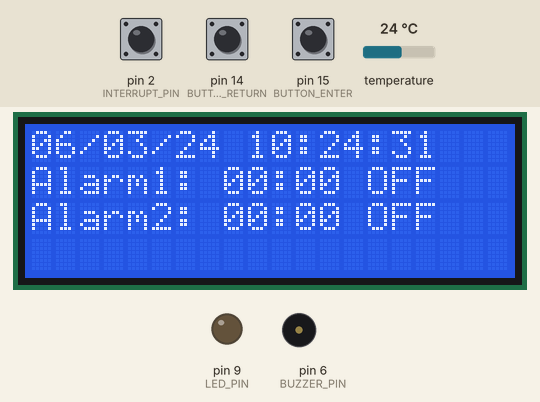
Simulated run of this sketch. Board: Arduino Uno, built with avr-gcc and run on an emulated ATmega328P. On the bench: 20×4 character LCD, output pins drawn as LEDs (lit = HIGH), buzzer (waves = sounding). Wiring (inferred from the names in the program): DS3231 clock at I2C address 0x68. Dashed ring = blinking. Inputs (shaded band) come from the test bench; at power-on: pin 2 (INTERRUPT_PIN) HIGH, pin 14 (BUTTON_RETURN) LOW, pin 15 (BUTTON_ENTER) LOW, temperature 24 °C. The local clock reads 2024-03-15 10:24:30 at power-on unless the sketch sets it; what the sketch prints to the serial monitor is not drawn.

Above: at 1.6 s.
1.7 s: pin 2 (INTERRUPT_PIN) pulled LOW for 1.35 s
At 2.05 s:
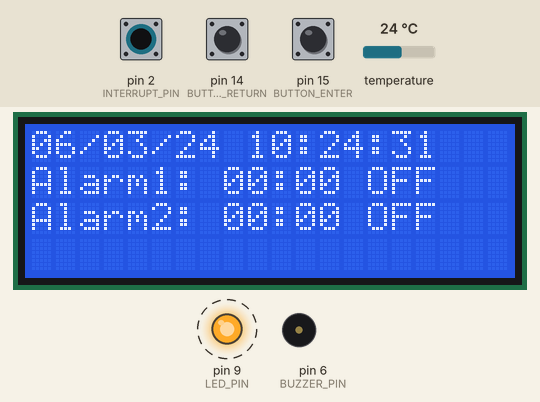
4.5 s: pin 14 (BUTTON_RETURN) pulled HIGH for 1.35 s
At 4.62 s:
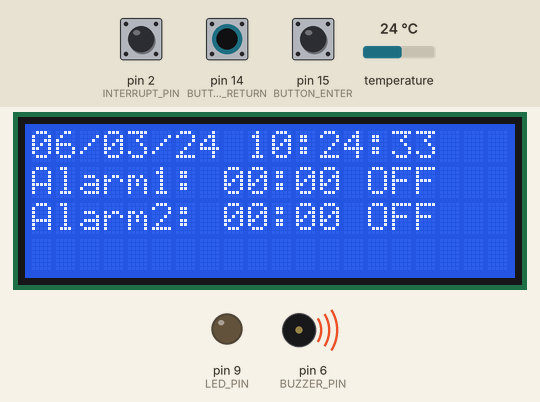
8.3 s: pin 2 (INTERRUPT_PIN) pulled LOW for 1.35 s
At 9.3 s:
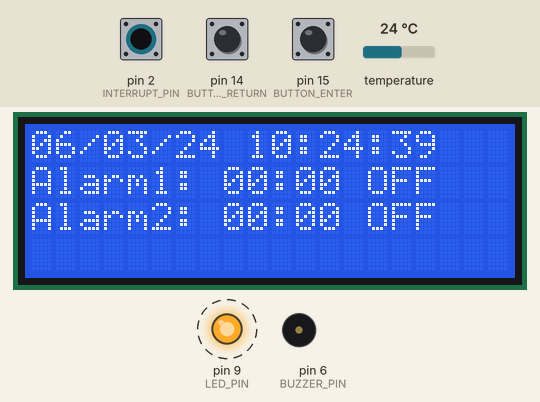
12.0 s: pin 14 (BUTTON_RETURN) pulled HIGH for 1.35 s
At 13.6 s:
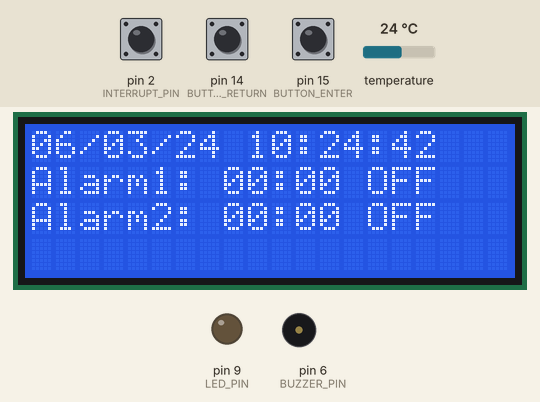
Timing chart, 0 to 15.1 s (numbered marks = the images above; inputs shaded):
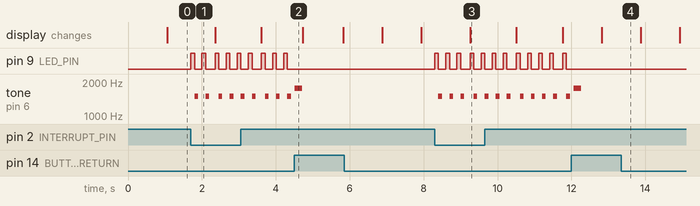

The sketch:

simple_rtc_alarm.ino
```cpp
#include <Wire.h>
#include <LiquidCrystal_I2C.h>

// Define the I2C address of the LCD display
#define LCD_ADDRESS 0X27

// Define the I2C address of the RTC module
#define RTC_ADDRESS 0x68

// Define the pins numbers for the buttons
#define BUTTON_RETURN 14
#define BUTTON_ENTER 15

// Define the pin number for the LED
#define LED_PIN 9

// Pin number for the buzzer
#define BUZZER_PIN 6

// Define the pin number for the interrupt
#define INTERRUPT_PIN 2

// Define the frequency of Notes
#define NOTE_ALARM 1500
#define NOTE_OK 1760

// Define the initial alarm that the RTC module will be set
#define START_ALARM1_HOUR 20
#define START_ALARM1_MINUTE 20
#define START_ALARM1_STATUS true
#define START_ALARM2_HOUR 20
#define START_ALARM2_MINUTE 21
#define START_ALARM2_STATUS true

// Initialize the LCD display object
LiquidCrystal_I2C lcd( LCD_ADDRESS, 20, 4);

// Flag to keep track of alarm is playing
volatile bool alarmPlaying = false;

byte  controlReg, statusReg;

unsigned long last_millis_time = 0;

void setup() {
  // Open serial communications and wait for port to open
  Serial.begin(9600);
  while(!Serial){
    ;
  } // wait for serial port to connect

  // Initialize the I2C communication
  Wire.begin();

  // Initialize the LCD display
  lcd.init();
  lcd.backlight();

  // Set LED pin as OUTPUT
  pinMode(LED_PIN, OUTPUT);

  // Set the buttons pins as a input
  pinMode(BUTTON_RETURN, INPUT);
  pinMode(BUTTON_ENTER, INPUT);

  // Set up an interrupt to trigger the callback function turnOnAlarm on falling edge
  attachInterrupt(digitalPinToInterrupt(INTERRUPT_PIN), turnOnAlarm, FALLING);

  // Check if the enter button is pressed
  // and update the time alarms in the RTC module
  if( digitalRead(BUTTON_ENTER) == HIGH ) {
    updateAlarms();
  }
}

void loop() {

  if (millis() - last_millis_time >= 1000) {
    // Show the currente date and time every second
    showDateTime();
    showAlarms();

    last_millis_time = millis();
  }

  // Check if the alarm is playing
  if( alarmPlaying ){

    // Check if the button reset is pressed
    if( digitalRead(BUTTON_RETURN) ){

      turnOffAlarm();

    } else {
      // Blink the LED
      digitalWrite(LED_PIN, HIGH);
      delay(100);
      digitalWrite(LED_PIN, LOW);

      // Play the alarm beep
      beep(NOTE_ALARM);
      delay(100);
    }
  }
}

void showDateTime(){
  int second, minute, hour, day, month, year;
  String dateString;
  String timeString;

  // Request the date and time from the RCT module
  Wire.beginTransmission(RTC_ADDRESS);
  Wire.write(0); // Start at register 0 (second)
  Wire.endTransmission();
  Wire.requestFrom(RTC_ADDRESS, 7); // Request 7 bytes (seconds, minutes, day, date, month, year)

  // Read the date and time from RTC module
  second = bcdToDec(Wire.read());
  minute = bcdToDec(Wire.read());
  hour = bcdToDec(Wire.read());
  day = bcdToDec(Wire.read());
  Wire.read();
  month = bcdToDec(Wire.read());
  year = bcdToDec(Wire.read());

  // Format the date and time as a string
  dateString = dateToString(day, month, year);
  timeString = timeToString(hour, minute, second);

  // Write the formatted datetime to the LCD display
  lcd.setCursor(0, 0);
  lcd.print(dateString + " " + timeString);

  // Print the formatted datetime to the serial monitor
  Serial.print(dateString + " " + timeString);
}

String dateToString(int day, int month, int year){
  String dateString;

  // Format the date as a string
  dateString = String(day < 10 ? "0" : "") + String(day, DEC) + "/"
                          + String(month < 10 ? "0" : "") + String(month, DEC) + "/"
                          + String(year < 10 ? "0" : "") + String(year, DEC);

  return dateString;
}

String timeToString(int hour, int minute, int second){
  String timeString;

  // Format the time as a string
  timeString = String(hour < 10 ? "0" : "") + String(hour, DEC) + ":"
                          + String(minute < 10 ? "0" : "") + String(minute, DEC) + ":"
                          + String(second < 10 ? "0" : "") + String(second, DEC);

  return timeString;
}

// Function to convert binary-coded decimal (BCD) to decimal
int bcdToDec(int bcd){
  return ((bcd / 16) * 10) + (bcd % 16);
}

// Function to convert decimal to binary-coded decimal (BCD)
int decToBcd(int val) {
  return ((val / 10) << 4) + (val % 10);
}

void updateAlarms(){
  Wire.beginTransmission(RTC_ADDRESS);
  Wire.write(0x07);
  Wire.write(0);                              // Second value for alarm1
  Wire.write(decToBcd(START_ALARM1_MINUTE));  // Minute value for alarm1
  Wire.write(decToBcd(START_ALARM1_HOUR));    // Hour value for alarm1
  Wire.write(0x80);                           // Alarm1 mask, set to match hour and minute
  Wire.write(decToBcd(START_ALARM2_MINUTE));  // Minute value for alarm2
  Wire.write(decToBcd(START_ALARM2_HOUR));    // Hour value for alarm2
  Wire.write(0x80);                           // Alarm2 mask, set to match hour and minute
  Wire.write(4 | START_ALARM1_STATUS | (START_ALARM2_STATUS << 1)); // Write data to DS3231 control register (enable interrupt when alarm)
  Wire.write(0x00);                           // Clear alarm flag bits
  Wire.endTransmission();                     // Stop transmission and release the I2C bus
  delay(200);                                 // Wait 200ms
}

void showAlarms(){
  byte  alarm1_minute, alarm1_hour, alarm2_minute, alarm2_hour;
  bool alarm1_status, alarm2_status;

  String alarm1Str;
  String alarm2Str;
  String controlStr;

  Wire.beginTransmission(RTC_ADDRESS);
  Wire.write(0x08); // Send register address
  Wire.endTransmission(false);
  Wire.requestFrom(RTC_ADDRESS, 8); // Request 2 bytes (alarm1 and alarm2 status)

  if( Wire.available() ){
    alarm1_minute = bcdToDec(Wire.read());    // Read alarm1 minutes
    alarm1_hour = bcdToDec(Wire.read());      // Read alarm1 hours
    Wire.read();                              // Skip alarm1 day/date register
    alarm2_minute = bcdToDec(Wire.read());    // Read alarm2 minutes
    alarm2_hour = bcdToDec(Wire.read());      // Read alarm2 hours
    Wire.read();                              // Skip alarm1 day/date register

    // Read the DS3231 control register
    controlReg = Wire.read();
    controlStr = "ControlReg: " + String(controlReg, BIN);

    statusReg = Wire.read();

    // Read alarms interrupt enable bit (A1IE) from DS3231 control register
    alarm1_status = bitRead(controlReg, 0);
    alarm2_status = bitRead(controlReg, 1);

    alarm1Str = "Alarm1: "
                    + String(alarm1_hour < 10 ? "0" : "") + String(alarm1_hour, DEC) + ":"
                    + String(alarm1_minute < 10 ? "0" : "") + String(alarm1_minute, DEC) + " "
                    + String(alarm1_status ? "ON " : "OFF" );

    alarm2Str = "Alarm2: "
                    + String(alarm2_hour < 10 ? "0" : "") + String(alarm2_hour, DEC) + ":"
                    + String(alarm2_minute < 10 ? "0" : "") + String(alarm2_minute, DEC) + " "
                    + String(alarm2_status ? "ON " : "OFF" );

    // Write the formatted alarms to the LCD display
    lcd.setCursor(0, 1);
    lcd.print(alarm1Str);
    lcd.setCursor(0, 2);
    lcd.print(alarm2Str);

    // Print the formatted alarms to the serial monitor
    Serial.print(" " + alarm1Str);
    Serial.print(" " + alarm2Str);
    Serial.println(" " + controlStr);
  }
}

void beep(unsigned int note) {
  tone(BUZZER_PIN, note, 100);
  delay(100);
  noTone(BUZZER_PIN);
}

void turnOnAlarm(){
  Serial.println("---- PLAYING ALARM ----");

  // Set the alarme flag to true to start playing the buzzer
  alarmPlaying = true;
}

void turnOffAlarm(){
  // Set the alarme flag to false to stop playing the buzzer
  alarmPlaying = false;

  // play two beep for confirmation
  beep(NOTE_OK);
  beep(NOTE_OK);

  Wire.beginTransmission(RTC_ADDRESS);
  Wire.write(0x0E);
  Wire.write( 4 |
                ( (bitRead(controlReg, 1) & !bitRead(statusReg, 1)) << 1) |
                  (bitRead(controlReg, 0) & !bitRead(statusReg, 0)) );

  Wire.write(0);            // Clear alarm flag bits
  Wire.endTransmission();   // Stop transmission and release the I2C bus

  digitalWrite(LED_PIN, LOW);
}
```

Measured:
- after the input at 1.7 s, pin 9 (LED_PIN): alternates HIGH for 0.10 s and LOW for 0.20 s, starting at once; tone on pin 6 (BUZZER_PIN): alternates 1500 Hz for 0.10 s and silent for 0.20 s, starting after 0.10 s
- after the input at 4.5 s, pin 9 (LED_PIN): stops changing and stays LOW
- after the input at 8.3 s, pin 9 (LED_PIN): alternates HIGH for 0.10 s and LOW for 0.20 s, starting at once; tone on pin 6 (BUZZER_PIN): alternates 1500 Hz for 0.10 s and silent for 0.20 s, starting after 0.10 s
- after the input at 12.0 s, pin 9 (LED_PIN): stops changing and stays LOW
